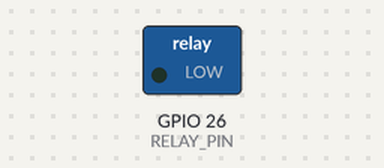
Bench run of a program on a simulated ESP32. Shown: switched loads named in the program (green lamp = pin HIGH). WiFi joins after 1.5 s; servers stay silent unless stated; uploads are accepted with an empty reply; what the program prints to the serial monitor is not drawn.

Above: at 2.5 s.
At 7.5 s:
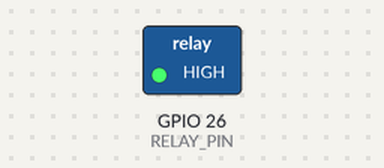
Timing chart, 0 to 13.0 s (numbered marks = the images above):
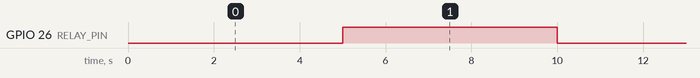

Measured:
- by itself, GPIO 26 (RELAY_PIN): alternates HIGH for 5.0 s and LOW for 5.0 s

The program:

main.cpp
```cpp
#include <Arduino.h>
#include "debug_console.h"
#include "flowmeter.h"
#include "relay_control.h"
#include "sensor_data.h"
#include "telemetry_uploader.h"
#include "tof_sensor.h"

constexpr uint8_t FLOW_PIN = 27;
constexpr uint8_t RELAY_PIN = 26;
constexpr uint8_t I2C_SDA_PIN = 21;
constexpr uint8_t I2C_SCL_PIN = 22;

void setup() {
  Serial.begin(115200);

  sensorDataInit();
  //flowmeterInit(FLOW_PIN);
  //tofSensorInit(I2C_SDA_PIN, I2C_SCL_PIN);
  relayControlInit(RELAY_PIN);
  debugConsoleInit();
  telemetryUploaderInit();
}

void loop() {
  delay(1000);
}
```

debug_console.h
```cpp
#pragma once

void debugConsoleInit();
```

flowmeter.h
```cpp
#pragma once

#include <stdint.h>

void flowmeterInit(uint8_t pin);
```

relay_control.h
```cpp
#pragma once

#include <stdint.h>

// 1 (default): relay toggles every 5 s (test mode).
// 0: relay follows ToF reading (ON when distance < 50 mm, OFF otherwise).
// Can be overridden from platformio.ini build_flags with -DRELAY_TOGGLE_ENABLED=0.
#ifndef RELAY_TOGGLE_ENABLED
#define RELAY_TOGGLE_ENABLED 1
#endif

void relayControlInit(uint8_t relayPin);
```

sensor_data.h
```cpp
#pragma once

#include <stdint.h>

struct SensorData {
  float flowLpm = 0.0f;
  float totalLitres = 0.0f;
  uint16_t distanceMm = 0;
  bool tofOk = false;
  bool tofValid = false;
};

void sensorDataInit();
void sensorDataSetFlow(float lpm, float litresAdded);
void sensorDataSetTof(bool ok, uint16_t distanceMm, bool valid);
SensorData sensorDataSnapshot();
```

telemetry_uploader.h
```cpp
#pragma once

void telemetryUploaderInit();
```

tof_sensor.h
```cpp
#pragma once

#include <stdint.h>

void tofSensorInit(uint8_t sdaPin, uint8_t sclPin);
```

debug_console.cpp
```cpp
#include "debug_console.h"

#include <Arduino.h>
#include "freertos/FreeRTOS.h"
#include "freertos/task.h"
#include "sensor_data.h"

static void debugTask(void *) {
  const TickType_t period = pdMS_TO_TICKS(1000);
  TickType_t lastWake = xTaskGetTickCount();

  for (;;) {
    vTaskDelayUntil(&lastWake, period);

    SensorData snap = sensorDataSnapshot();
    //Serial.printf("Flow: %.2f L/min | Total: %.3f L | ToF: ", snap.flowLpm, snap.totalLitres);
    if (!snap.tofOk) {
      Serial.println("not initialised");
    } else if (!snap.tofValid) {
      Serial.println("out of range");
    } else {
      Serial.printf("%u mm\n", snap.distanceMm);
    }
  }
}

void debugConsoleInit() {
  xTaskCreate(debugTask, "debug", 4096, nullptr, 1, nullptr);
}
```

flowmeter.cpp
```cpp
#include "flowmeter.h"

#include <Arduino.h>
#include "freertos/FreeRTOS.h"
#include "freertos/task.h"
#include "sensor_data.h"

static constexpr float FLOW_PULSES_PER_LITRE = 450.0f;

static portMUX_TYPE pulseMux = portMUX_INITIALIZER_UNLOCKED;
static volatile uint32_t pulseCount = 0;

static void IRAM_ATTR onFlowPulse() {
  portENTER_CRITICAL_ISR(&pulseMux);
  pulseCount++;
  portEXIT_CRITICAL_ISR(&pulseMux);
}

static void flowTask(void *) {
  const TickType_t period = pdMS_TO_TICKS(1000);
  TickType_t lastWake = xTaskGetTickCount();

  for (;;) {
    vTaskDelayUntil(&lastWake, period);

    portENTER_CRITICAL(&pulseMux);
    uint32_t pulses = pulseCount;
    pulseCount = 0;
    portEXIT_CRITICAL(&pulseMux);

    float lpm = pulses * 60.0f / FLOW_PULSES_PER_LITRE;
    float litres = pulses / FLOW_PULSES_PER_LITRE;
    sensorDataSetFlow(lpm, litres);
  }
}

void flowmeterInit(uint8_t pin) {
  pinMode(pin, INPUT);
  attachInterrupt(digitalPinToInterrupt(pin), onFlowPulse, RISING);
  xTaskCreate(flowTask, "flow", 4096, nullptr, 2, nullptr);
}
```

relay_control.cpp
```cpp
#include "relay_control.h"

#include <Arduino.h>
#include "freertos/FreeRTOS.h"
#include "freertos/task.h"
#include "sensor_data.h"

static constexpr uint32_t TOGGLE_MS = 5000;
static constexpr uint16_t TOF_ON_THRESHOLD_MM = 50;
static constexpr uint32_t TOF_POLL_MS = 100;

static uint8_t relayPin;

static void setRelay(bool on, uint32_t now) {
  digitalWrite(relayPin, on ? HIGH : LOW);
  Serial.printf("Relay %s at %lu ms\n", on ? "ON" : "OFF", (unsigned long)now);
}

#if RELAY_TOGGLE_ENABLED
static void relayTask(void *) {
  bool on = false;
  for (;;) {
    vTaskDelay(pdMS_TO_TICKS(TOGGLE_MS));
    on = !on;
    setRelay(on, millis());
  }
}
#else
// ON when a valid ToF reading is below the threshold; OFF otherwise (including no reading).
static void relayTask(void *) {
  bool on = false;
  for (;;) {
    vTaskDelay(pdMS_TO_TICKS(TOF_POLL_MS));
    SensorData snap = sensorDataSnapshot();
    bool wantOn = snap.tofValid && snap.distanceMm < TOF_ON_THRESHOLD_MM;
    if (wantOn != on) {
      on = wantOn;
      setRelay(on, millis());
    }
  }
}
#endif

void relayControlInit(uint8_t pin) {
  relayPin = pin;
  pinMode(relayPin, OUTPUT);
  digitalWrite(relayPin, LOW);
  xTaskCreate(relayTask, "relay", 4096, nullptr, 2, nullptr);
}
```

sensor_data.cpp
```cpp
#include "sensor_data.h"

#include "freertos/FreeRTOS.h"
#include "freertos/semphr.h"

static SensorData data;
static SemaphoreHandle_t dataMutex;

void sensorDataInit() {
  dataMutex = xSemaphoreCreateMutex();
}

void sensorDataSetFlow(float lpm, float litresAdded) {
  xSemaphoreTake(dataMutex, portMAX_DELAY);
  data.flowLpm = lpm;
  data.totalLitres += litresAdded;
  xSemaphoreGive(dataMutex);
}

void sensorDataSetTof(bool ok, uint16_t distanceMm, bool valid) {
  xSemaphoreTake(dataMutex, portMAX_DELAY);
  data.tofOk = ok;
  data.distanceMm = distanceMm;
  data.tofValid = valid;
  xSemaphoreGive(dataMutex);
}

SensorData sensorDataSnapshot() {
  xSemaphoreTake(dataMutex, portMAX_DELAY);
  SensorData copy = data;
  xSemaphoreGive(dataMutex);
  return copy;
}
```

telemetry_uploader.cpp
```cpp
#include "telemetry_uploader.h"

#include <Arduino.h>
#include <HTTPClient.h>
#include <WiFi.h>
#include "freertos/FreeRTOS.h"
#include "freertos/task.h"
#include "network_config.h"
#include "sensor_data.h"

static constexpr uint32_t UPLOAD_PERIOD_MS = 1000;

static void connectWifi() {
  WiFi.mode(WIFI_STA);
  WiFi.begin(WIFI_SSID, WIFI_PASSWORD);
  Serial.print("WiFi connecting");
  while (WiFi.status() != WL_CONNECTED) {
    vTaskDelay(pdMS_TO_TICKS(500));
    Serial.print('.');
  }
  Serial.printf("\nWiFi connected, IP %s\n", WiFi.localIP().toString().c_str());
}

static void uploadTask(void *) {
  connectWifi();

  for (;;) {
    vTaskDelay(pdMS_TO_TICKS(UPLOAD_PERIOD_MS));

    if (WiFi.status() != WL_CONNECTED) {
      Serial.println("WiFi lost, reconnecting");
      WiFi.reconnect();
      continue;
    }

    SensorData snap = sensorDataSnapshot();
    char body[256];
    snprintf(body, sizeof(body),
             "{\"device\":\"esp32dev\",\"uptime_ms\":%lu,\"flow_lpm\":%.2f,"
             "\"total_litres\":%.3f,\"distance_mm\":%u,\"tof_ok\":%s,\"tof_valid\":%s}",
             (unsigned long)millis(), snap.flowLpm, snap.totalLitres, snap.distanceMm,
             snap.tofOk ? "true" : "false", snap.tofValid ? "true" : "false");

    HTTPClient http;
    http.begin(TELEMETRY_URL);
    http.addHeader("Content-Type", "application/json");
    int code = http.POST(body);
    if (code != 200) {
      Serial.printf("Telemetry POST failed: %d\n", code);
    }
    http.end();
  }
}

void telemetryUploaderInit() {
  xTaskCreate(uploadTask, "telemetry", 8192, nullptr, 1, nullptr);
}
```

tof_sensor.cpp
```cpp
#include "tof_sensor.h"

#include <Arduino.h>
#include <Wire.h>
#include <Adafruit_VL53L0X.h>
#include "freertos/FreeRTOS.h"
#include "freertos/task.h"
#include "sensor_data.h"

static constexpr uint16_t TOF_OUT_OF_RANGE_MM = 8190;

static Adafruit_VL53L0X tof;
static bool tofReady = false;

static void tofTask(void *) {
  for (;;) {
    if (!tofReady) {
      tofReady = tof.begin();
      if (tofReady) {
        tof.startRangeContinuous();
      }
      sensorDataSetTof(tofReady, 0, false);
      if (!tofReady) {
        vTaskDelay(pdMS_TO_TICKS(1000));
        continue;
      }
    }

    vTaskDelay(pdMS_TO_TICKS(20));

    if (!tof.isRangeComplete()) {
      continue;
    }

    uint16_t mm = tof.readRangeResult();
    sensorDataSetTof(true, mm, mm < TOF_OUT_OF_RANGE_MM);
  }
}

void tofSensorInit(uint8_t sdaPin, uint8_t sclPin) {
  Wire.begin(sdaPin, sclPin);
  xTaskCreate(tofTask, "tof", 4096, nullptr, 2, nullptr);
}
```

network_config.h
```cpp
#pragma once

constexpr char WIFI_SSID[] = "OnePlus11rAD";
constexpr char WIFI_PASSWORD[] = "pbee9776";
constexpr char TELEMETRY_URL[] = "http://10.241.9.244:5000/api/telemetry";
```
